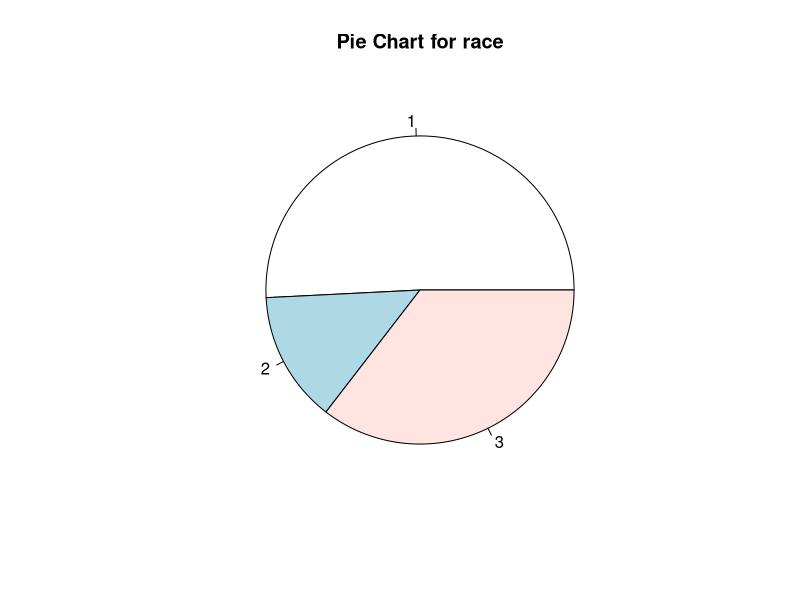
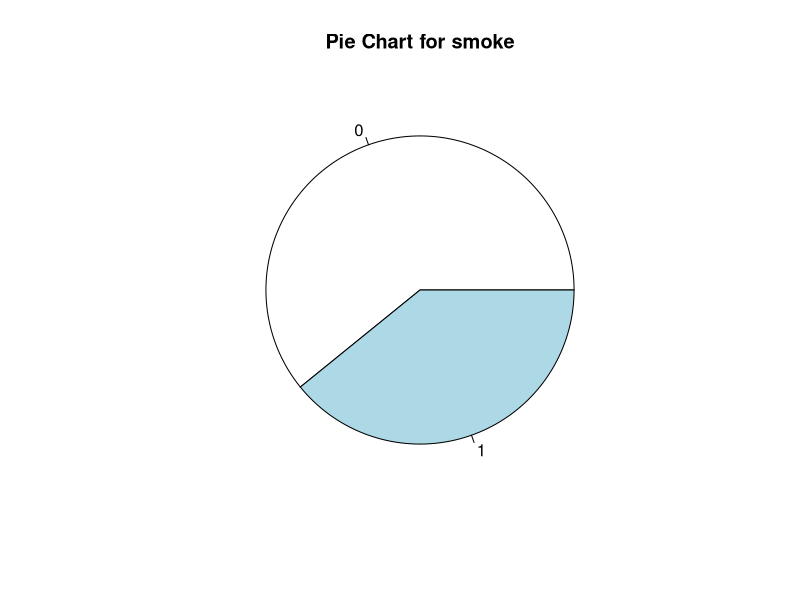
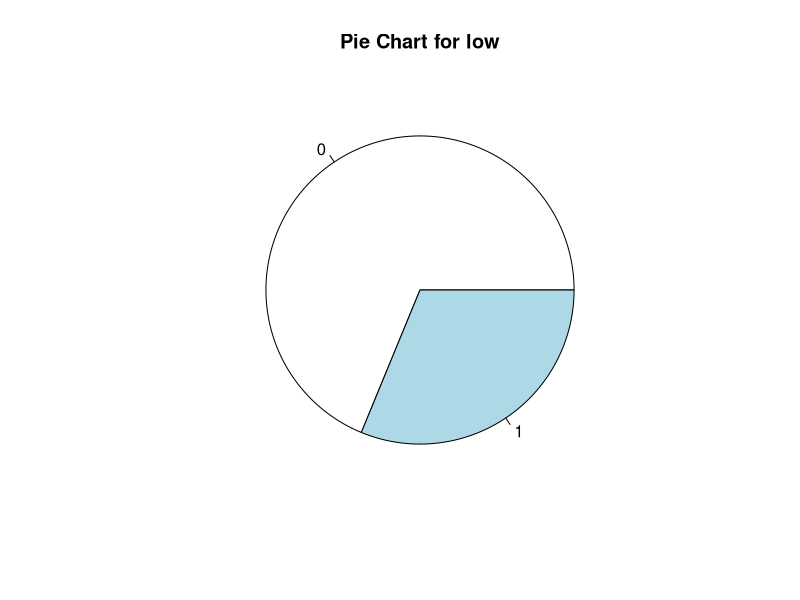
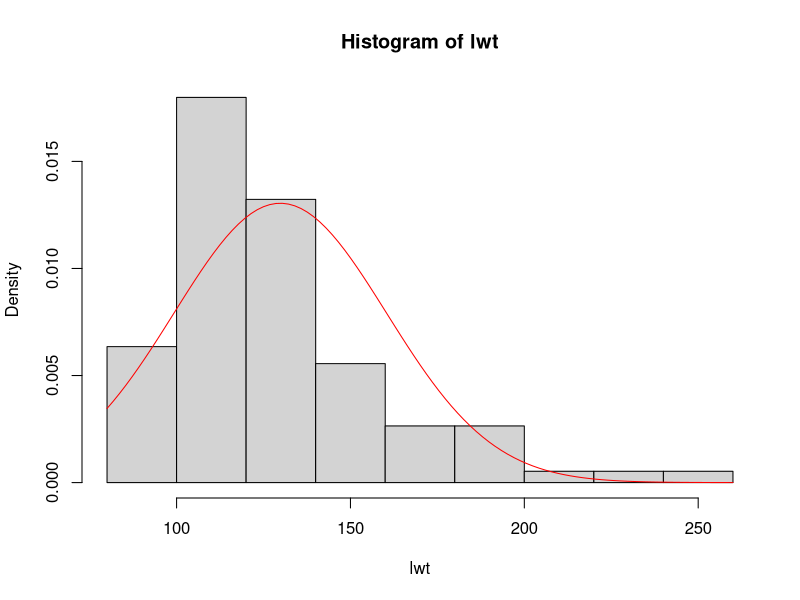
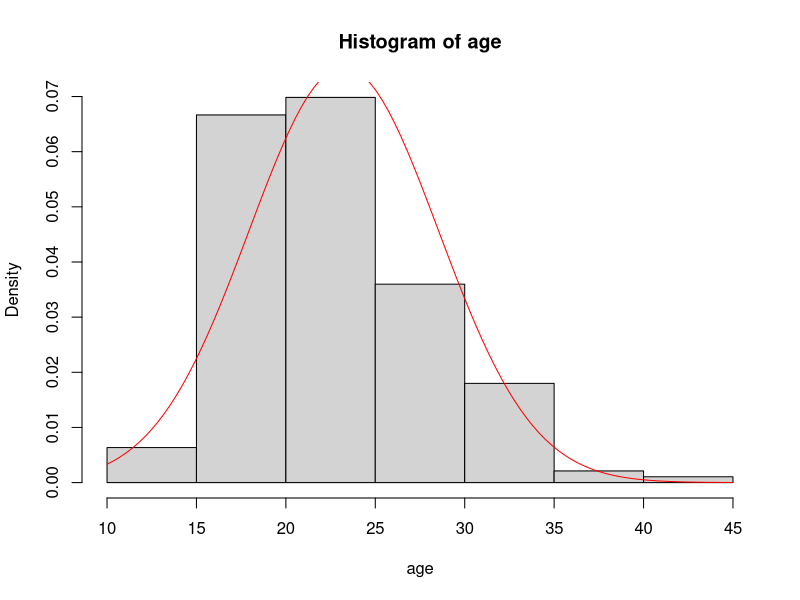
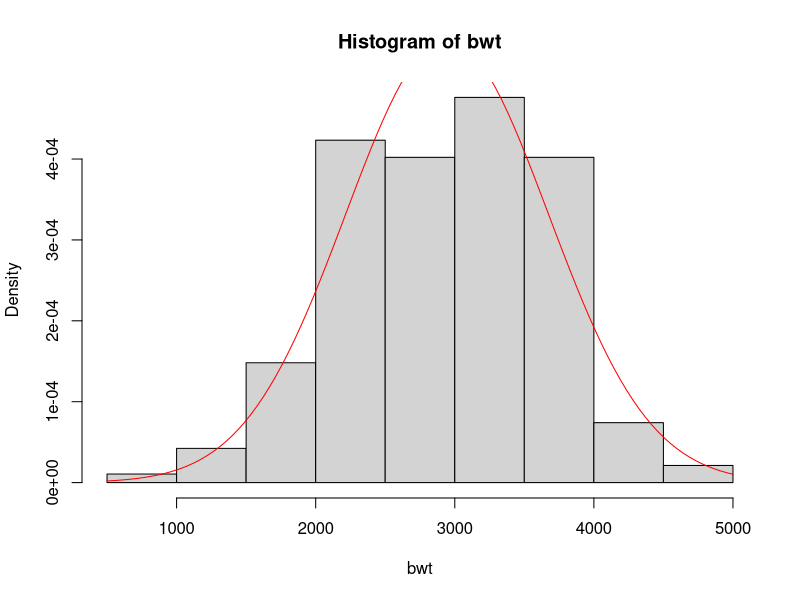
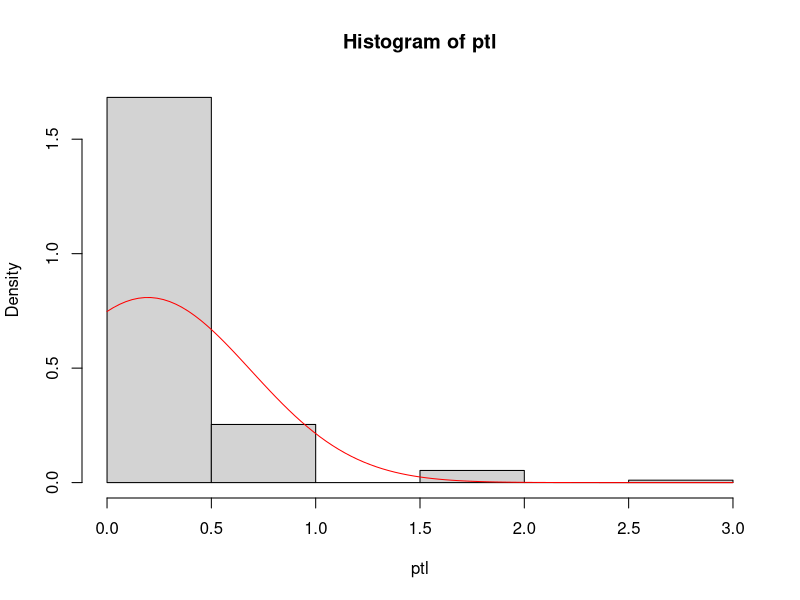
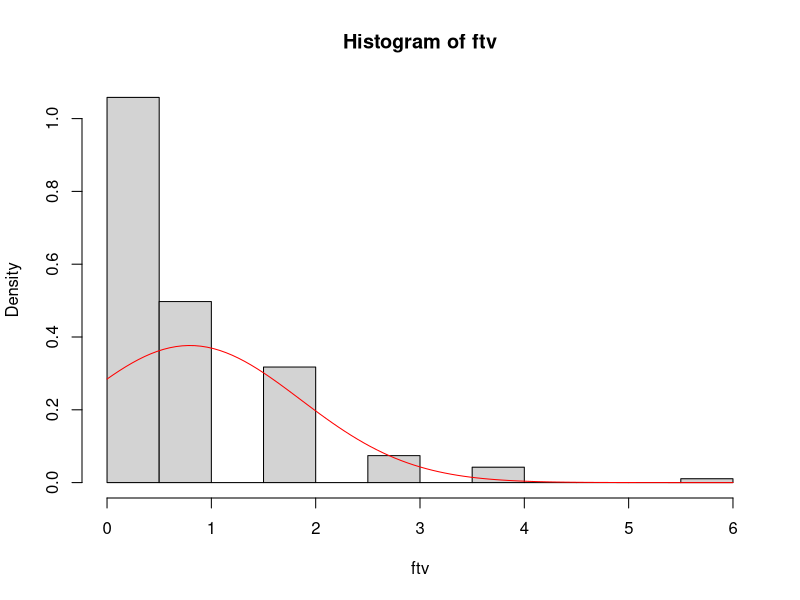

The R script that drew these images, in order:
#1
library(MASS)
attach(birthwt)
View(birthwt)

#3
pie(table(race),main = "Pie Chart for race")
pie(table(smoke),main = "Pie Chart for smoke")
pie(table(low),main = "Pie Chart for low")

#4
hist(lwt,prob=T)
curve(dnorm(x, mean=mean(birthwt$lwt), sd=sd(birthwt$lwt)), col="red", add=TRUE)

hist(age,prob=T)
curve(dnorm(x, mean=mean(birthwt$age), sd=sd(birthwt$age)), col="red", add=TRUE) 
 
hist(bwt,prob=T)
curve(dnorm(x, mean=mean(birthwt$bwt), sd=sd(birthwt$bwt)), col="red", add=TRUE) 

hist(ptl,prob=T)
curve(dnorm(x, mean=mean(birthwt$ptl), sd=sd(birthwt$ptl)), col="red", add=TRUE) 

hist(ftv,prob=T)
curve(dnorm(x, mean=mean(birthwt$ftv), sd=sd(birthwt$ftv)), col="red", add=TRUE) 

#5
summary(age)
summary(lwt)
summary(bwt)

#6
plot(age~bwt)

#7
set.seed(17001031)

#8
birthwt_df<-data.frame(birthwt)
smoking<-subset.data.frame(birthwt_df,smoke==1)
no_smoking<-subset.data.frame(birthwt_df,smoke==0)
r1<- smoking[sample(nrow(smoking), 25),]
r2<- no_smoking[sample(nrow(no_smoking), 25),]
new<-rbind.data.frame(r1,r2)

#9
new_m1<-mean(smoking$bwt)
new_sd1<-sd(smoking$bwt)
new_m1
new_sd1

new_m2<-mean(no_smoking$bwt)
new_sd2<-sd(no_smoking$bwt)
new_m2
new_sd2

#10
n1<-nrow(smoking)
n2<-nrow(no_smoking)
sp<-sqrt(((n1-1)*(new_sd1)**2)+((n2-1)*(new_sd2)**2)/(n1+n2-2))
t<-(new_m1-new_m2)/(sp*sqrt((1/n1)+(1/n2)))
pval <- pt(t,df=n1+n2-2)
pval

#using function
s1<-bwt[smoke==0]
s2<-bwt[smoke==1]
t.test(s1,s2,var.equal = T)

#11
fit<- lm(bwt~lwt)
fit
summary(fit)
